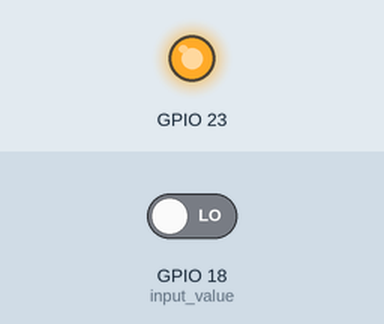
A program run on a simulated Raspberry Pi (BCM pin numbers). On the bench: output pins drawn as LEDs (lit = HIGH). The inputs (shaded band) are chosen by the test bench; at power-on: GPIO 18 (input_value) LOW.

Above: at 1.2 s.
1.3 s: GPIO 18 (input_value) driven HIGH
At 2.6 s:
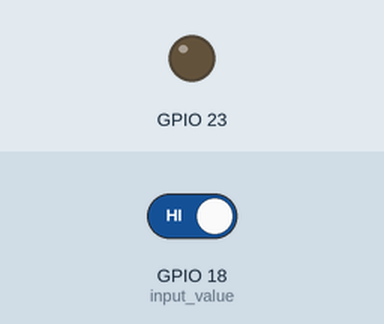
3.5 s: GPIO 18 (input_value) driven LOW
At 5.3 s:
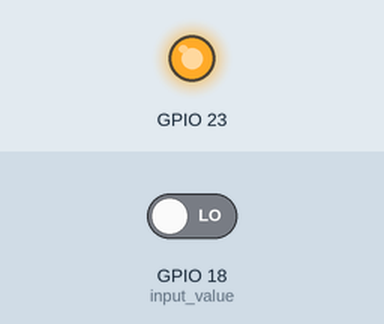
Timing chart, 0 to 6.8 s (numbered marks = the images above; inputs shaded):
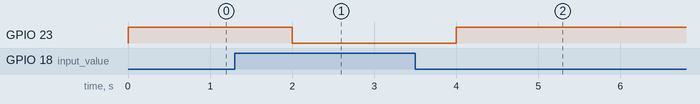

The program:

testled.py
```python
import RPi.GPIO as GPIO
import time

GPIO.setmode(GPIO.BCM)
GPIO.setup(18, GPIO.IN)
GPIO.setup(23, GPIO.OUT)

try:
	while True:
		input_value = GPIO.input(18)

		if input_value == False:
			GPIO.output(23, True)
			time.sleep(1)

		else:
			GPIO.output(23, False)
			time.sleep(1)
except KeyboardInterrupt:
	GPIO.cleanup()
```

Measured:
- after the input at 1.3 s, GPIO 23: HIGH → LOW after 0.70 s
- after the input at 3.5 s, GPIO 23: LOW → HIGH after 0.50 s
